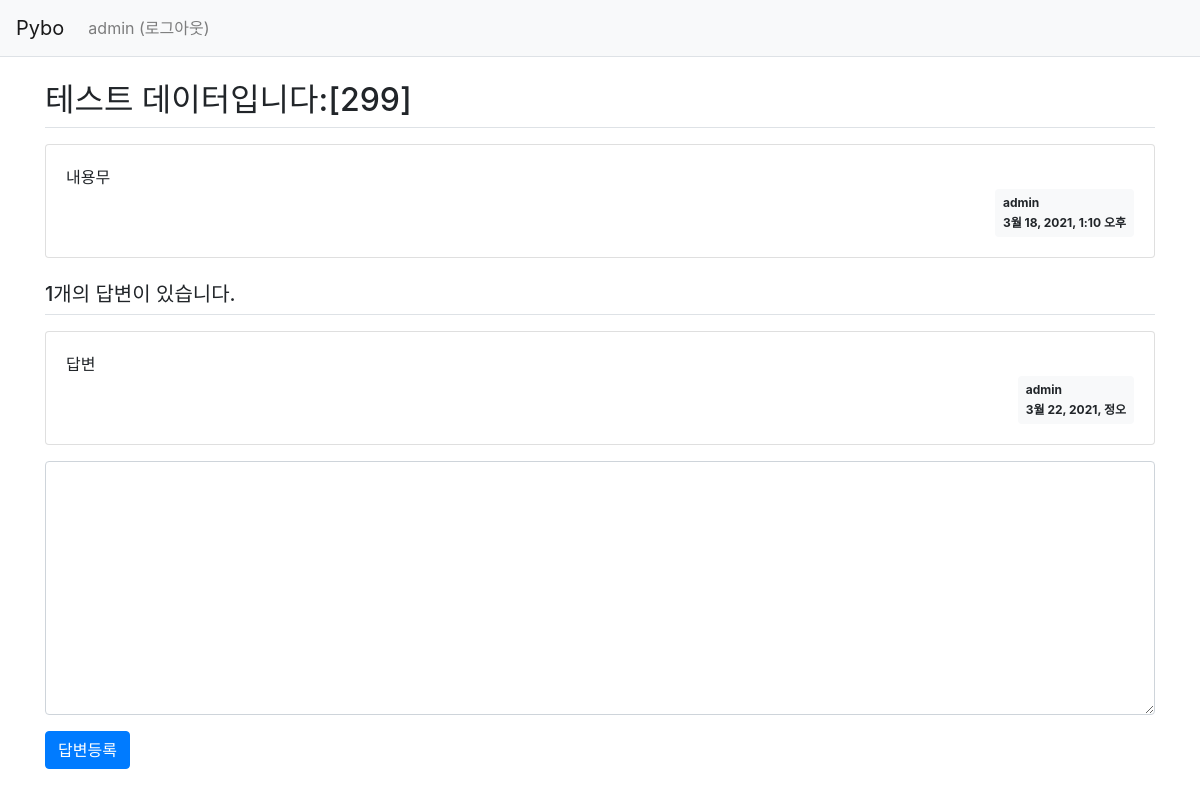
/pybo/305/ (signed in), run on the app's committed database.
### pybo/models.py (models this page shows, shortened)
class Question(models.Model):
    author = models.ForeignKey(User, on_delete=models.CASCADE)
    subject = models.CharField(max_length=200)
    content = models.TextField()
    create_date = models.DateTimeField()

class Answer(models.Model):
    author = models.ForeignKey(User, on_delete=models.CASCADE)
    question = models.ForeignKey(Question, on_delete=models.CASCADE)
    content = models.TextField()
    create_date = models.DateTimeField()

### pybo/views.py (the view)
# urls.py: path('<int:question_id>/', views.detail, name='detail'),
def detail(request, question_id):
    question = get_object_or_404(Question, pk=question_id)
    context = {'question': question}
    return render(request, 'pybo/question_detail.html', context)

### templates/pybo/question_detail.html (shortened to what this page needs)
{% extends 'base.html' %}
{% block content %}
<div class="container my-3">
    <h2 class="border-bottom py-2">{{ question.subject }}</h2>
    <div class="card my-3">
        <div class="card-body">
            <div class="card-text" style="white-space: pre-line;">{{ question.content }}</div>
            <div class="d-flex justify-content-end">
                <div class="badge badge-light p-2 text-left">
                    <div class="mb-2">{{ question.author.username }}</div>
                    <div>{{ question.create_date }}</div>
                </div>
            </div>
        </div>
    </div>
    <h5 class="border-bottom my-3 py-2">{{question.answer_set.count}}개의 답변이 있습니다.</h5>
    {% for answer in question.answer_set.all %}
    <div class="card my-3">
        <div class="card-body">
            <div class="card-text" style="white-space: pre-line;">{{ answer.content }}</div>
            <div class="d-flex justify-content-end">
                <div class="badge badge-light p-2 text-left">
                    <div class="mb-2">{{ answer.author.username }}</div>
                    <div>{{ answer.create_date }}</div>
                </div>
            </div>
        </div>
    </div>
    {% endfor %}
    <form action="{% url 'pybo:answer_create' question.id %}" method="post" class="my-3">
        <div class="form-group">
            <textarea {% if not user.is_authenticated %}disabled{% endif %}
              name="content" id="content" class="form-control" rows="10"></textarea>
        </div>
        <input type="submit" value="답변등록" class="btn btn-primary">
    </form>
</div>
{% endblock %}

### templates/navbar.html (shortened to what this page needs)
<nav class="navbar navbar-expand-lg navbar-light bg-light border-bottom">
    <a class="navbar-brand" href="{% url 'pybo:index' %}">Pybo</a>
    <div class="collapse navbar-collapse flex-grow-0" id="navbarNav">
        <ul class="navbar-nav">
            <li class="nav-item ">
                {% if user.is_authenticated %}
                <a class="nav-link" href="{% url 'common:logout' %}">{{ user.username }} (로그아웃)</a>
                {% else %}
                <a class="nav-link" href="{% url 'common:login' %}">로그인</a>
                {% endif %}
            </li>
        </ul>
    </div>
</nav>

### data on the page
Question: subject "테스트 데이터입니다:[299]", content "내용무", author.username "admin", create_date "3월 18, 2021, 1:10 오후", answer_set.count "1"
Answer: content "답변", author.username "admin", create_date "3월 22, 2021, 정오"

### other printed values
{{ user.username }} "admin"
